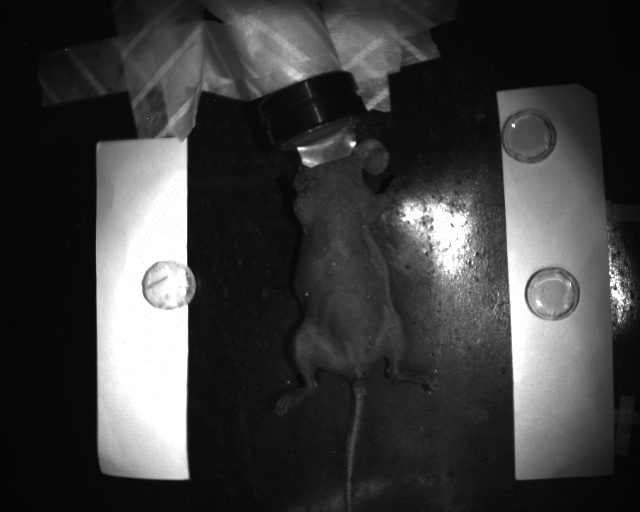
%> input picture WL_Pre.tif, 640 x 512 px
$ octave Image_processing_Frontiers_v1.m   (GNU Octave 9; MATLAB toolbox functions it lacks are replaced by stand-ins)
%> lines starting %> are read from the running program, lines starting %| are printed output that depends on the picture
% SWIR image processing for Frontiers manuscript (Jay V. Shah, Rutgers University)
% Developed in Matlab 2018a, including Image Processing toolbox
% (c) Mark C. Pierce (Rutgers University), mark.pierce@rutgers.edu, 5-29-20
% Not for use without acknowledgment of the authors

clearvars; close all; clc;

WL_Pre_filename = 'WL_Pre.tif';         % Enter filenames for four images (white light (WL) and SWIR images, pre/post injection)
SWIR_Pre_filename = 'SWIR_Pre.tif';
WL_Post_filename = 'WL_Post.tif';
SWIR_Post_filename = 'SWIR_Post.tif';

WL_Pre = imread(WL_Pre_filename);
%> WL_Pre is the input picture: size 512x640 uint16; min 32768, max 65535, mean 40707.7
SWIR_Pre = imread(SWIR_Pre_filename);
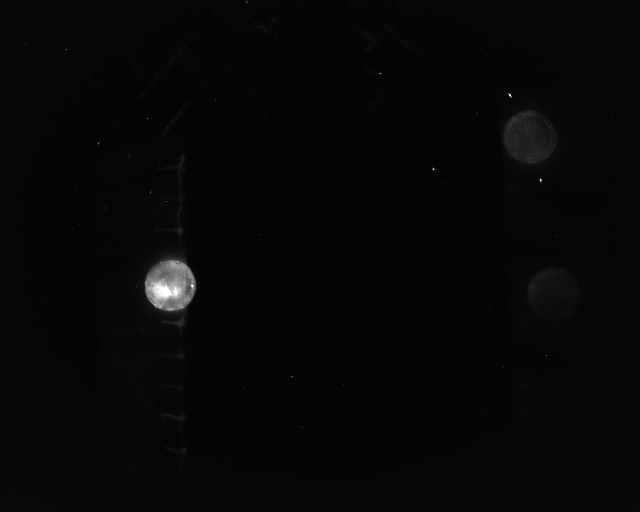
%> input picture SWIR_Pre.tif, 640 x 512 px
%> SWIR_Pre is the input picture: size 512x640 uint16; min 0, max 4095, mean 118.7
WL_Post = imread(WL_Post_filename);
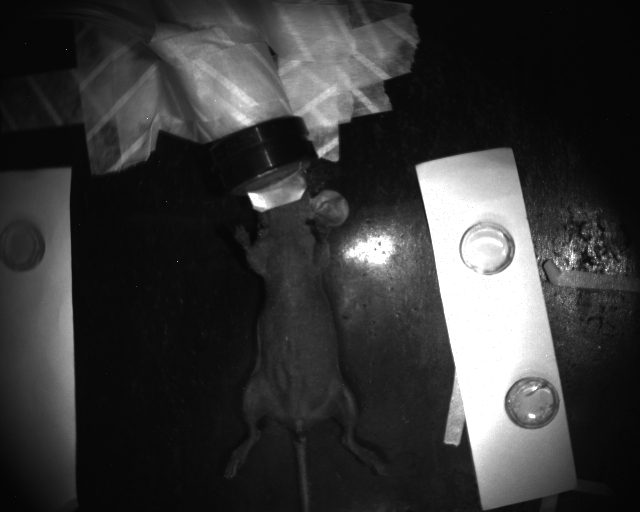
%> input picture WL_Post.tif, 640 x 512 px
%> WL_Post is the input picture: size 512x640 uint16; min 32768, max 65535, mean 39976.3
SWIR_Post = imread(SWIR_Post_filename);
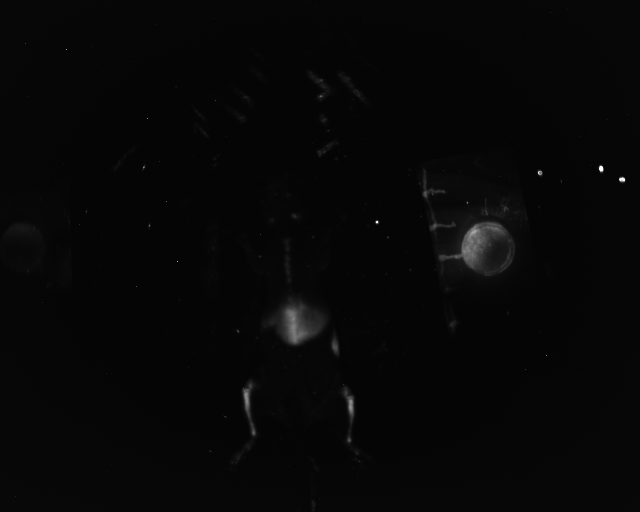
%> input picture SWIR_Post.tif, 640 x 512 px
%> SWIR_Post is the input picture: size 512x640 uint16; min 0, max 4095, mean 118.8

WL_Pre = uint8((WL_Pre-2^15)/128);
%> WL_Pre: size 512x640 uint8
WL_Post = uint8((WL_Post-2^15)/128);
%> WL_Post: size 512x640 uint8

WL_max_disp = 128;                      % Maximum pixel value displayed in white light image
Num_ROI = 2;                            % Number of ROIs to be used (2 for left/right lungs)
s = size(WL_Pre);
%> s = [512 640]

response1 = msgbox('Select ROIs on Pre-Inject Image'); uiwait(response1);          % User selects ROIs in pre-inject WL image
for i = 1:Num_ROI
    response2 = msgbox(['ROI #',num2str(i)]); uiwait(response2);
    figure; imshow(WL_Pre,[0 WL_max_disp]);
%> (the run ends here)
